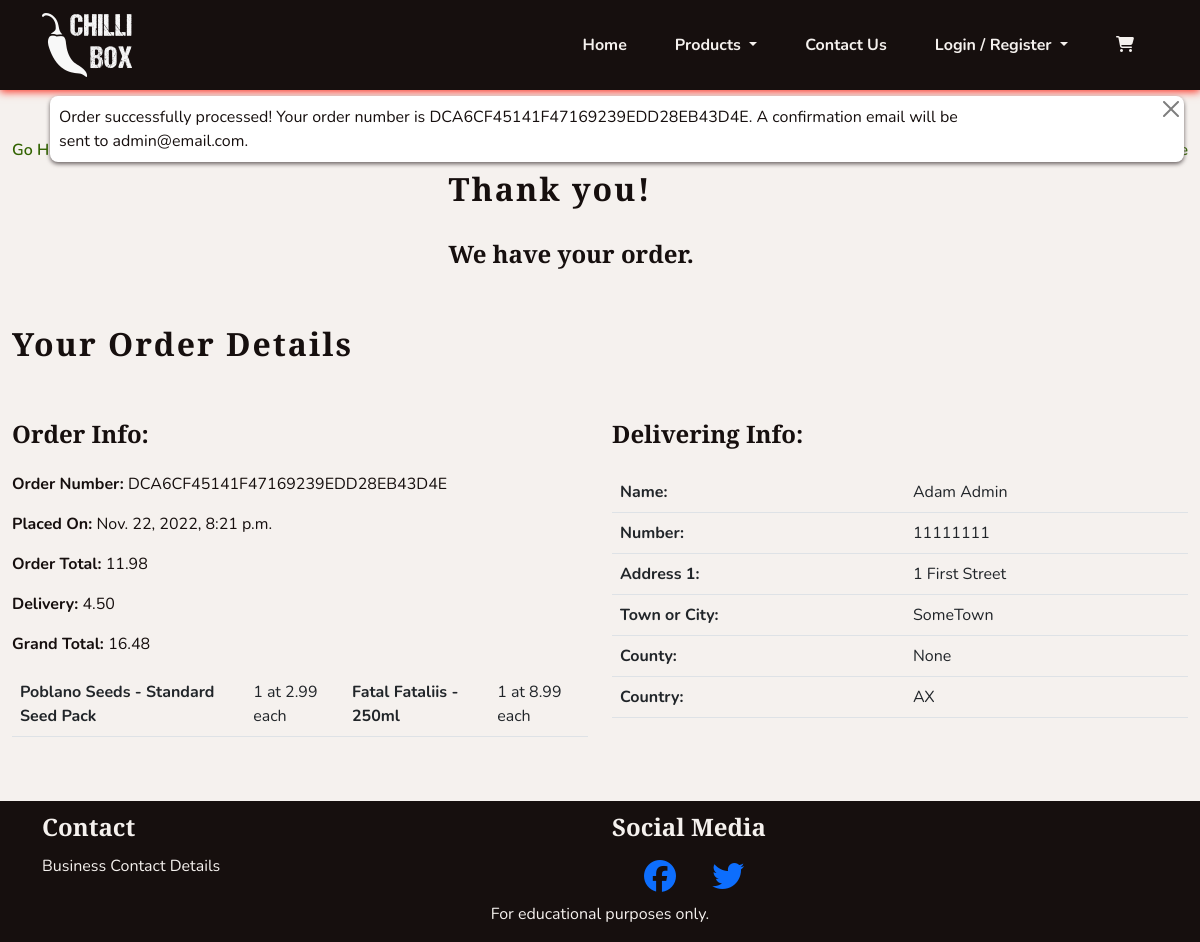
The app's page /checkout/checkout_success/DCA6CF45141F47169239EDD28EB43D4E with its own data.
### checkout/models.py (models this page shows, shortened)
class Order(models.Model):
    order_number = models.CharField(max_length=32, editable=False)
    user_profile = models.ForeignKey(UserProfile, on_delete=models.SET_NULL,
                                     null=True, blank=True,
                                     related_name='orders')
    first_name = models.CharField(max_length=50)
    last_name = models.CharField(max_length=50)
    email = models.EmailField(max_length=254)
    phone_number = models.CharField(max_length=20)
    country = CountryField(blank_label='Country *')
    postcode = models.CharField(max_length=20, null=True, blank=True)
    town_or_city = models.CharField(max_length=40)
    street_address1 = models.CharField(max_length=80)
    street_address2 = models.CharField(max_length=80, null=True, blank=True)
    county = models.CharField(max_length=80, null=True, blank=True)
    date = models.DateTimeField(auto_now_add=True)
    delivery_cost = models.DecimalField(max_digits=6,
                                        decimal_places=2, default=0)
    order_total = models.DecimalField(max_digits=10,
                                      decimal_places=2, default=0)
    grand_total = models.DecimalField(max_digits=10,
                                      decimal_places=2, default=0)

class OrderLineItem(models.Model):
    order = models.ForeignKey(Order, on_delete=models.CASCADE,
                              related_name='lineitems')
    product = models.ForeignKey(Product, on_delete=models.CASCADE)
    variant = models.ForeignKey(ProductVariant, on_delete=models.CASCADE)
    quantity = models.IntegerField(default=0)
    lineitem_total = models.DecimalField(max_digits=6, decimal_places=2,
                                         editable=False)

### products/models.py (models this page shows, shortened)
class Product(models.Model):
    category = models.ForeignKey(Category, on_delete=models.SET_NULL,
                                 null=True, blank=True, related_name='product')
    subcategory = models.ForeignKey(SubCategory, on_delete=models.SET_NULL,
                                    null=True, blank=True)
    name = models.CharField(max_length=255)
    slug = models.SlugField()
    description = models.TextField(null=True, blank=True,
                                   help_text='Include a description for the \
                                   product\'s page.')
    excerpt = models.TextField(null=True, blank=True, help_text='Include a \
                               brief summary of the product.')
    ingredients = models.CharField(max_length=140, null=True, blank=True,
                                   help_text='For sauces, please include the \
                                   ingredients.')
    growth_time = models.CharField(max_length=140, null=True, blank=True,
                                   help_text='For seeds, please include the \
                                   growth time to maturity.')
    heat_level = models.CharField(max_length=140, null=True, blank=True,
                                  help_text='In scovilles or more generally \
                                  (eg \'hot\') where appropriate.')
    box_contents = models.ManyToManyField('self', blank=True, help_text='Add \
                                          products for seed and sauce boxes.')
    variants = models.ManyToManyField(ProductVariant, related_name='products',
                                      help_text='Must include at least one for\
                                       default price and size.')
    image = models.ImageField(upload_to='uploads/', null=True, blank=True)
    thumbnail = models.ImageField(upload_to='uploads/', null=True, blank=True,
                                  help_text='If not added, will be \
                                  auto-generated from image.')
    current_stock = models.PositiveIntegerField(default=0,
                                                help_text='Default is 0.')
    in_stock = models.BooleanField(default=False,
                                   help_text='Updates when current stock \
                                   updated.')
    added_on = models.DateField(auto_now_add=True)
    class Meta:
        ordering = ('name',)
        get_latest_by = ('added_on',)
    def __str__(self):
        return self.name

class ProductVariant(models.Model):
    size = models.CharField(max_length=80)
    price = models.DecimalField(max_digits=5, decimal_places=2)
    class Meta:
        verbose_name_plural = 'Product Variants'

### checkout/views.py (the view, shortened to what this page needs)
# urls.py: path('checkout_success/<order_number>', views.checkout_success,
def checkout_success(request, order_number):
    save_info = request.session.get('save_info')
    order = get_object_or_404(Order, order_number=order_number)
    messages.success(request, f'Order successfully processed! \
        Your order number is {order_number}. A confirmation \
        email will be sent to {order.email}.')
    if 'cart' in request.session:
        del request.session['cart']
    template = 'checkout/checkout_success.html'
    context = {
        'order': order,
    }
    return render(request, template, context)

### cart/contexts.py (called while the page is built, shortened)
def cart_contents(request):
    cart_items = []
    total = 0
    product_count = 0
    cart = request.session.get('cart', {})
    if total < settings.FREE_DELIVERY_THRESHOLD:
        delivery = Decimal(settings.STANDARD_DELIVERY_COST)
        free_delivery_delta = settings.FREE_DELIVERY_THRESHOLD - total
    else:
        delivery = 0
        free_delivery_delta = 0
    grand_total = delivery + total
    context = {
        'cart_items': cart_items,
        'total': total,
        'product_count': product_count,
        'delivery': delivery,
        'free_delivery_delta': free_delivery_delta,
        'free_delivery_threshold': settings.FREE_DELIVERY_THRESHOLD,
        'grand_total': grand_total,
    }
    return context

### checkout/templates/checkout/checkout_success.html (shortened to what this page needs)
{% extends "base.html" %}
{% load static %}
{% block content %}
<section class="d-flex flex-row justify-content-between">
    <div>
        <a class="chilli-link" href="{% url 'home:index' %}">Go Home</a>
    </div>
    <div>
        <h1 class="headings">Thank you!</h1>
        <h2 class="headings headings-sm">We have your order.</h2>
    </div>
    <div>
        <a class="chilli-link" href="{% url 'profiles:profile' %}">View Your Profile</a>
    </div>
</section>
<section class="row">
    <h3 class="headings">Your Order Details</h3>
    <div class="col-12 col-md-6">
        <h4 class="headings headings-sm">Order Info:</h4>
        <p><strong>Order Number: </strong>{{ order.order_number }}</p>
        <p><strong>Placed On: </strong>{{ order.date }}</p>
        <p><strong>Order Total: </strong>{{ order.order_total|floatformat:2 }}</p>
        <p><strong>Delivery: </strong>{{ order.delivery_cost|floatformat:2 }}</p>
        <p><strong>Grand Total: </strong>{{ order.grand_total|floatformat:2 }}</p>
        <table class="table">
            <tr>
                {% for item in order.lineitems.all %}
                <th>{{ item.product }} - {{ item.variant.size }}</th>
                <td>{{ item.quantity }} at {{ item.variant.price }} each</td>
                {% endfor %}
            </tr>
        </table>
    </div>
    <div class="col-12 col-md-6">
        <h4 class="headings headings-sm">Delivering Info:</h4>
        <table class="table">
            <tr>
                <th>Name: </th>
                <td>{{ order.first_name }} {{ order.last_name }}</td>
            </tr>
            <tr>
                <th>Number: </th>
                <td>{{ order.phone_number }}</td>
            </tr>
            <tr>
                <th>Address 1: </th>
                <td>{{ order.street_address1 }}
            </tr>
            <tr>
                <th>Town or City: </th>
                <td>{{ order.town_or_city }}</td>
            </tr>
            <tr>
                <th>County: </th>
                <td>{{ order.county }}</td>
            </tr>
            <tr>
                <th>Country: </th>
                <td>{{ order.country }}</td>
            </tr>
        </table>
    </div>
</section>
{% endblock %}

### static/css/style.css (style rules this page uses)
:root { --site-white: #f5f1ee; --site-black: #160f0e; --site-grey: #6b6363; --site-red: #fc382a; --site-dark-red:#bd0000; --site-green: #568729; --site-dark-green: #326300; --site-text-bg: rgba(49, 99, 0, 0.2); --site-car-bg: rgba(245, 241, 238, 0.61); }
html { height: 100%; }
section { max-width: 2550px; }
body { font-family: "Nunito", sans-serif; color: var(--site-black); font-size: 1rem; background: var(--site-white); }
h1, h2, h3, h4 { font-family: "Merriweather Sans", "Nunito", sans-serif; font-weight: 900; margin-top: 0.5em; margin-bottom: 0.5em; }
.headings { font-size: 2rem; letter-spacing: 2px; margin: 1em 0; }
.headings-sm { font-size: 1.5rem; letter-spacing: 0; }
a { text-decoration: none; }
.chilli-link { font-weight: 600; color: var(--site-dark-green); transition: all 0.2s linear; }

### records on screen
Order: order_number "DCA6CF45141F47169239EDD28EB43D4E", date "Nov. 22, 2022, 8:21 p.m.", order_total "11.98", delivery_cost "4.50", grand_total "16.48", first_name "Adam", last_name "Admin", phone_number "11111111", street_address1 "1 First Street", town_or_city "SomeTown", county "None", country "AX"
OrderLineItem: product "Poblano Seeds", variant.size "Standard Seed Pack", quantity "1", variant.price "2.99"
OrderLineItem: product "Fatal Fataliis", variant.size "250ml", quantity "1", variant.price "8.99"

### other values on screen
{{ message }} "Order successfully processed! Your order number is DCA6CF45141F47169239EDD28EB43D4E. A confirmation email will be sent to admin@email.com."
